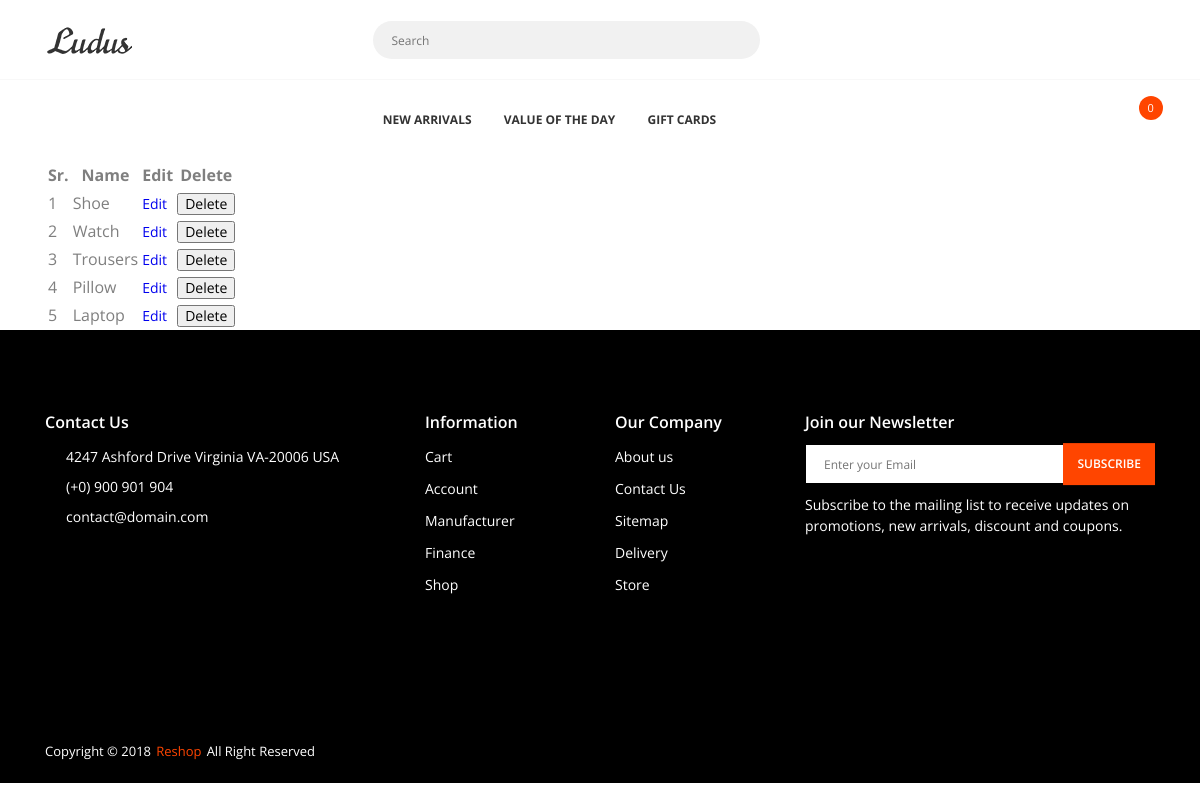
/categories (signed in), run on the app's committed database.
### Main/models.py (models this page shows)
class Category(db.Model):
    id = db.Column(db.Integer, primary_key=True)
    name = db.Column(db.String(30), nullable=False, unique=True)

### Main/routes.py (the view)
@app.route("/categories",methods=['GET','POST'])
def categories():
    if 'email' not in session:
        flash(f'Please Login First','success')
        return redirect(url_for('login'))
    admin = Admin.query.filter_by(email=session['email']).first()
    if admin is None:
        return redirect(url_for('index'))
    categories=Category.query.order_by(Category.id.desc()).all()
    return render_template('admin/category.html',categories=categories)

### Main/models.py (called while the page is built)
@login_manager.user_loader
def load_user(user_id):
    return User.query.get(int(user_id))

### Main/templates/admin/category.html (shortened to what this page needs)
{% extends "layout.html" %}
{% block head %}
{{ super() }}
{% endblock head %}
{% block content %}
<div class="container mt-5">
	<table class="table table-sm table-condensed table-striped table-hover">
		<thead>
			<th>Sr.</th>
			<th>Name</th>
			<th>Edit</th>
			<th>Delete</th>
		</thead>
		<tbody>
			{% if categories %}
			{% for category in categories %}
			<tr>
			<td>{{loop.index}}</td>
			<td>{{category.name}}</td>
			<td><a href="{{url_for('updatecat',id=category.id)}}" class="btn btn-sm btn-outline-info">Edit</a></td>
			<td><button type="button" class="btn btn-sm btn-outline-danger" data-toggle="modal" data-target="#exampleModal-{{category.id}}">
			  Delete</button></td>
			</tr>
			{% endfor %}
			{% endif %}
		</tbody>
	</table>
</div>
{% endblock content%}

### data on the page
Category: name "Shoe"
Category: name "Watch"
Category: name "Trousers"
Category: name "Pillow"
Category: name "Laptop"

### other printed values
{{ session['Shoppingcart']|length }} "0"
